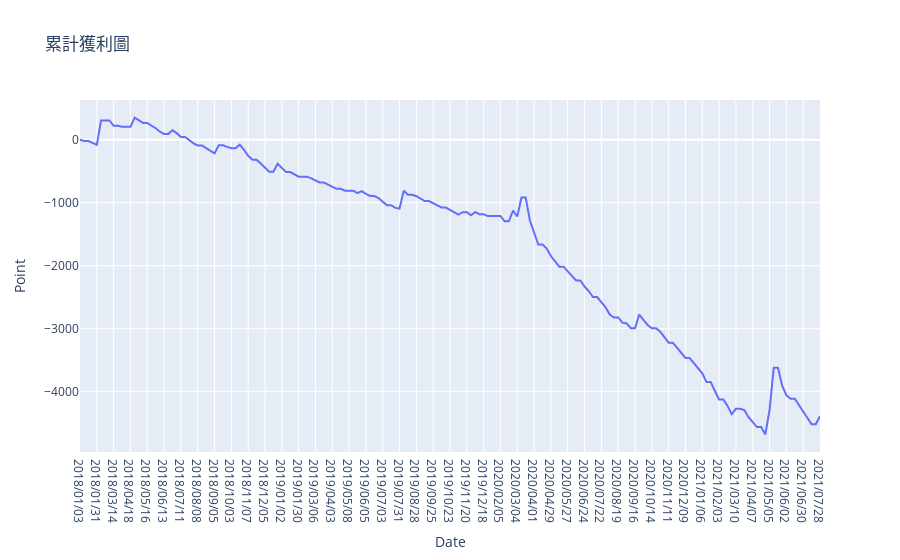

Write notebook code for a chart like this one.
### Code cell
profit_df,result_sdf = get_unilateral_strategy_result(day_of_week_sdf,spread = 100)

### Figure 1 — Plotly figure (JSON) as saved in the notebook; plotly's stock layout.template omitted (floating-point values rounded to 4 significant figures; data arrays with more than 128 entries replaced by an {"elided": "..."} marker saying what was removed)
{"data": [{"type": "scatter", "x": {"elided": "177 str values"}, "y": {"elided": "177 float values"}}], "layout": {"title": {"text": "累計獲利圖"}, "xaxis": {"title": {"text": "Date"}}, "yaxis": {"title": {"text": "Point"}}}}
